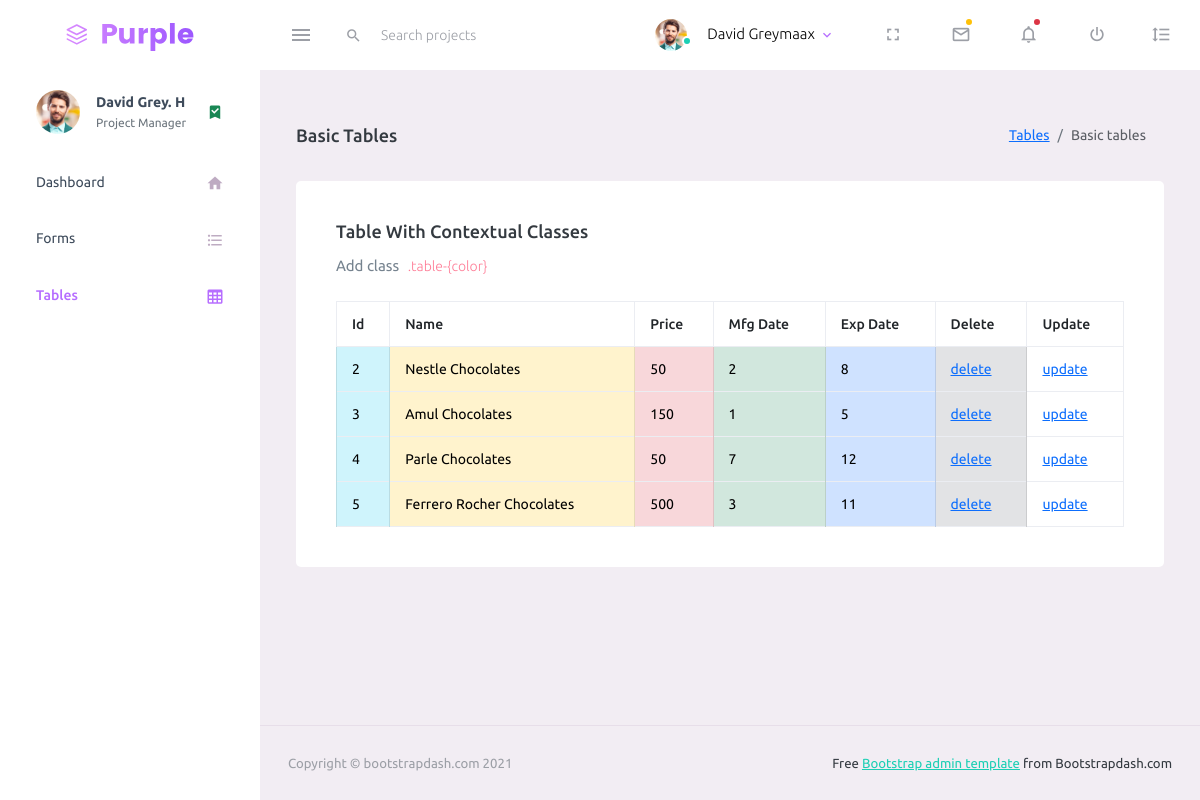
Screenshot of /pages/tables/prodtable.php with the database file from the repository.
### tables this page shows
CREATE TABLE `product` (
  `id` int(11) NOT NULL,
  `name` varchar(256) NOT NULL,
  `price` int(11) NOT NULL,
  `mfg_date` int(11) NOT NULL,
  `exp_date` int(11) NOT NULL
);

### pages/tables/prodtable.php (the view, shortened to what this page needs)
<!DOCTYPE html>
<html lang="en">
  <head>
    <link rel="stylesheet" href="../../assets/vendors/mdi/css/materialdesignicons.min.css">
    <link rel="stylesheet" href="../../assets/vendors/css/vendor.bundle.base.css">
    <link rel="stylesheet" href="../../assets/css/style.css">
  </head>
  <body>
    <div class="container-scroller">
      <nav class="navbar default-layout-navbar col-lg-12 col-12 p-0 fixed-top d-flex flex-row">
        <div class="text-center navbar-brand-wrapper d-flex align-items-center justify-content-center">
          <a class="navbar-brand brand-logo" href="../../index.php"><img src="../../assets/images/logo.svg" alt="logo" /></a>
        </div>
        <div class="navbar-menu-wrapper d-flex align-items-stretch">
          <button class="navbar-toggler navbar-toggler align-self-center" type="button" data-toggle="minimize">
            <span class="mdi mdi-menu"></span>
          </button>
          <div class="search-field d-none d-md-block">
            <form class="d-flex align-items-center h-100" action="#">
              <div class="input-group">
                <div class="input-group-prepend bg-transparent">
                  <i class="input-group-text border-0 mdi mdi-magnify"></i>
                </div>
                <input type="text" class="form-control bg-transparent border-0" placeholder="Search projects">
              </div>
            </form>
          </div>
          <ul class="navbar-nav navbar-nav-right">
            <li class="nav-item nav-profile dropdown">
              <a class="nav-link dropdown-toggle" id="profileDropdown" href="#" data-bs-toggle="dropdown" aria-expanded="false">
                <div class="nav-profile-img">
                  <img src="../../assets/images/faces/face1.jpg" alt="image">
                  <span class="availability-status online"></span>
                </div>
                <div class="nav-profile-text">
                  <p class="mb-1 text-black">David Greymaax</p>
                </div>
              </a>
            </li>
            <li class="nav-item d-none d-lg-block full-screen-link">
              <a class="nav-link">
                <i class="mdi mdi-fullscreen" id="fullscreen-button"></i>
              </a>
            </li>
            <li class="nav-item dropdown">
              <a class="nav-link count-indicator dropdown-toggle" id="messageDropdown" href="#" data-bs-toggle="dropdown" aria-expanded="false">
                <i class="mdi mdi-email-outline"></i>
                <span class="count-symbol bg-warning"></span>
              </a>
            </li>
            <li class="nav-item dropdown">
              <a class="nav-link count-indicator dropdown-toggle" id="notificationDropdown" href="#" data-bs-toggle="dropdown">
                <i class="mdi mdi-bell-outline"></i>
                <span class="count-symbol bg-danger"></span>
              </a>
            </li>
            <li class="nav-item nav-logout d-none d-lg-block">
              <a class="nav-link" href="#">
                <i class="mdi mdi-power"></i>
              </a>
            </li>
            <li class="nav-item nav-settings d-none d-lg-block">
              <a class="nav-link" href="#">
                <i class="mdi mdi-format-line-spacing"></i>
              </a>
            </li>
          </ul>
        </div>
      </nav>
      <div class="container-fluid page-body-wrapper">
        <nav class="sidebar sidebar-offcanvas" id="sidebar">
          <ul class="nav">
            <li class="nav-item nav-profile">
              <a href="#" class="nav-link">
                <div class="nav-profile-image">
                  <img src="../../assets/images/faces/face1.jpg" alt="profile">
                </div>
                <div class="nav-profile-text d-flex flex-column">
                  <span class="font-weight-bold mb-2">David Grey. H</span>
                  <span class="text-secondary text-small">Project Manager</span>
                </div>
                <i class="mdi mdi-bookmark-check text-success nav-profile-badge"></i>
              </a>
            </li>
            <li class="nav-item">
              <a class="nav-link" href="../../index.php">
                <span class="menu-title">Dashboard</span>
                <i class="mdi mdi-home menu-icon"></i>
              </a>
            </li>
            <li class="nav-item">
              <a class="nav-link" href="../../pages/forms/prodform.php">
                <span class="menu-title">Forms</span>
                <i class="mdi mdi-format-list-bulleted menu-icon"></i>
              </a>
            </li>
            <li class="nav-item">
              <a class="nav-link" href="../../pages/tables/prodtable.php">
                <span class="menu-title">Tables</span>
                <i class="mdi mdi-table-large menu-icon"></i>
              </a>
            </li>
          </ul>
        </nav>
        <div class="main-panel">
          <div class="content-wrapper">
            <div class="page-header">
              <h3 class="page-title"> Basic Tables </h3>
              <nav aria-label="breadcrumb">
                <ol class="breadcrumb">
                  <li class="breadcrumb-item"><a href="#">Tables</a></li>
                  <li class="breadcrumb-item active" aria-current="page">Basic tables</li>
                </ol>
              </nav>
            </div>
            <div class="row">
              <div class="col-lg-12 stretch-card">
                <div class="card">
                  <div class="card-body">
                    <h4 class="card-title">Table with contextual classes</h4>
                    <p class="card-description"> Add class <code>.table-{color}</code>
                    </p>
                    <table class="table table-bordered">
                      <thead>
                        <tr>
                          <th> Id </th>
                          <th> Name </th>
                          <th> Price </th>
                          <th> Mfg Date </th>
                          <th> Exp Date </th>
                          <th> Delete </th>
                          <th> Update </th>
                        </tr>
                      </thead>
                      <tbody>
                        <?php
                        $con = mysqli_connect("localhost","root","","dashboard");
                        $sql = "select * from product";
                        $x = mysqli_query($con,$sql);
                        while($rw = mysqli_fetch_row($x))
                        {
                        ?>
                        <tr>
                        <td class="table-info"><?php echo $rw[0];?></td>
                        <td class="table-warning"><?php echo $rw[1];?></td>
                        <td class="table-danger"><?php echo $rw[2];?></td>
                        <td class="table-success"><?php echo $rw[3];?></td>
                        <td class="table-primary"><?php echo $rw[4];?></td>
                        <td class="table-secondary"><a href='proddelete.php?z=<?php echo $rw[0]?>'>delete</a></td>
                        <td><a href='produpdate.php?z=<?php echo $rw[0]?>'>update</a></td>
                        </tr>
                        <?php
                        }
                        ?>
                      </tbody>
                    </table>
                  </div>
                </div>
              </div>
            </div>
          </div>
          <footer class="footer">
            <div class="container-fluid d-flex justify-content-between">
              <span class="text-muted d-block text-center text-sm-start d-sm-inline-block">Copyright © bootstrapdash.com 2021</span>
              <span class="float-none float-sm-end mt-1 mt-sm-0 text-end"> Free <a href="https://www.bootstrapdash.com/bootstrap-admin-template/" target="_blank">Bootstrap admin template</a> from Bootstrapdash.com</span>
            </div>
          </footer>
        </div>
      </div>
    </div>
  </body>
</html>

### rows the page displays
product: id "2", name "Nestle Chocolates", price "50", mfg_date "2", exp_date "8"
product: id "3", name "Amul Chocolates", price "150", mfg_date "1", exp_date "5"
product: id "4", name "Parle Chocolates", price "50", mfg_date "7", exp_date "12"
product: id "5", name "Ferrero Rocher Chocolates", price "500", mfg_date "3", exp_date "11"
